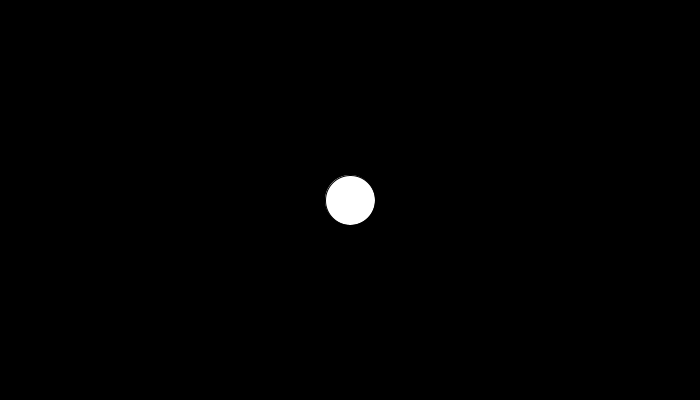
Frame 1 (no input)
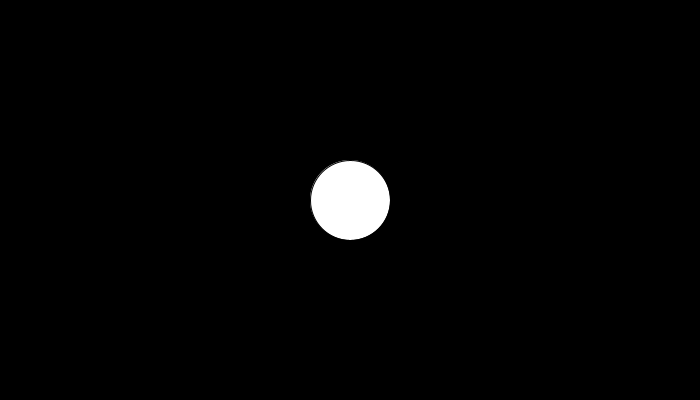
Frame 60 (the mouse pressed at the canvas centre just before this capture)
Frame 120 (the mouse held since frame 60 and released just before this capture): identical to frame 60, image omitted

The Processing sketch that drew these frames (run headless with seeded random() and noise(); from frame 60 on, the mouse is pressed at the canvas centre):

// Processing sketch: processing_36209
// ── processing_36209.pde

int x1=50;
int y1=x1;
int x2=21;
int y2=0;
int x3=0;
int y3=0;

int colour=0;

void setup() {
  size(700, 400);
  smooth();
}

void draw() {
  background(colour);
  println(x1);
  println(x2);
  
  circ();
}

void mouseMoved() 
{
  colour ++;
  if (colour==255) {
    colour=0;
  }
}

void circ(){
  ellipse(width/2, height/2, x1,x1);
  if((x1 > 19)&&(x1!=80)){
  x1=x1+1;
  
  
   
  }
  
}

void mouseReleased()
{
  x1=20;
}
